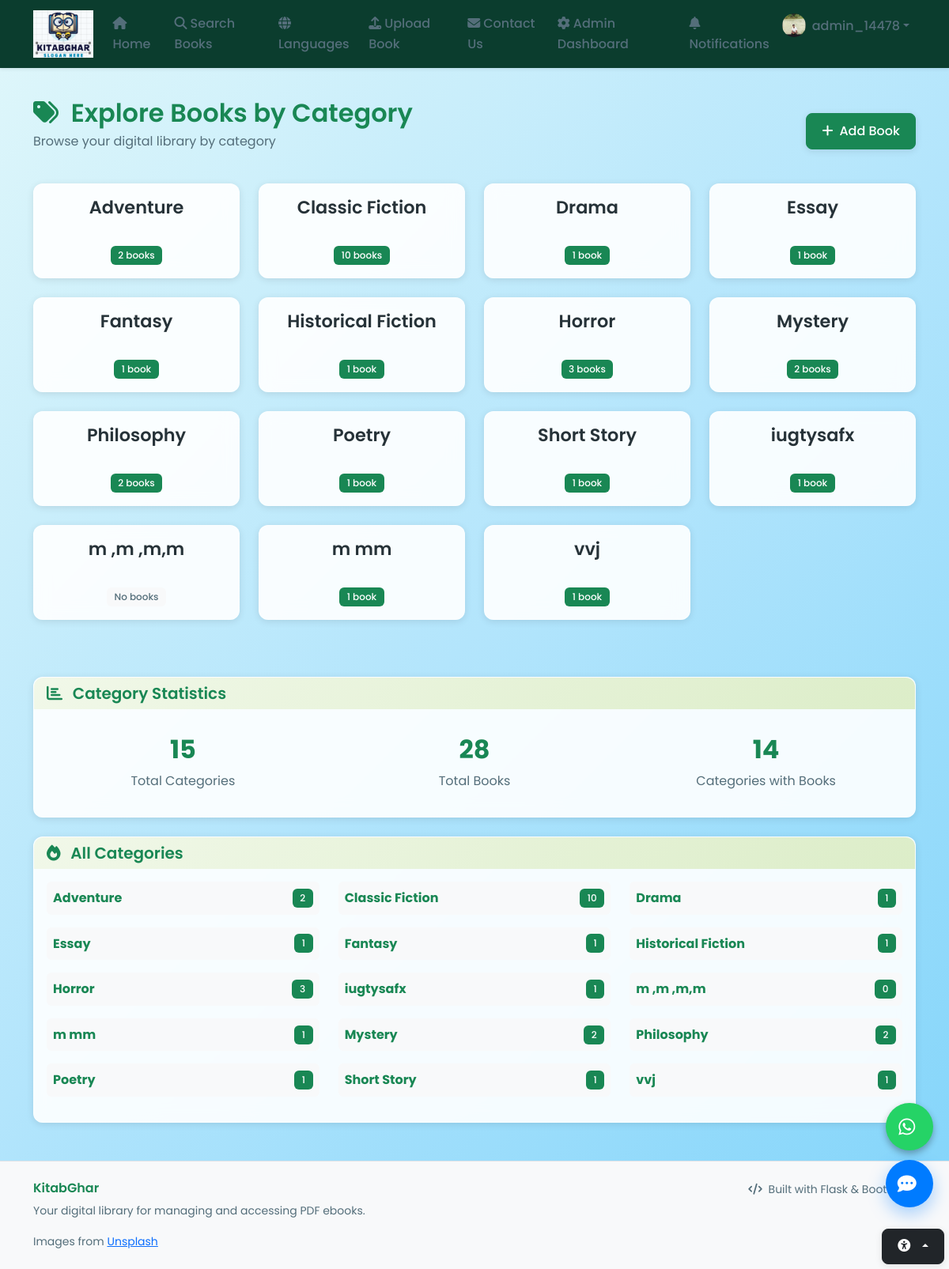
/categories (signed in), run on the app's committed database.
### models.py (models this page shows, shortened)
class User(UserMixin, db.Model):
    id = db.Column(db.Integer, primary_key=True)
    username = db.Column(db.String(80), unique=True, nullable=False, index=True)
    email = db.Column(db.String(120), unique=True, nullable=False, index=True)
    password_hash = db.Column(db.String(256), nullable=False)
    role = db.Column(db.String(20), nullable=False, default='user')  # admin, user
    first_name = db.Column(db.String(50), nullable=True)
    last_name = db.Column(db.String(50), nullable=True)
    profile_image = db.Column(db.String(255), nullable=True)  # New field for profile image filename
    created_date = db.Column(db.DateTime, default=datetime.utcnow)
    last_login = db.Column(db.DateTime, nullable=True)
    is_active = db.Column(db.Boolean, default=True)
    uploaded_books = db.relationship('Ebook', backref='uploader', lazy=True, foreign_keys='Ebook.uploaded_by')

class Category(db.Model):
    id = db.Column(db.Integer, primary_key=True)
    name = db.Column(db.String(100), nullable=False, unique=True)
    description = db.Column(db.Text, nullable=True)
    created_date = db.Column(db.DateTime, default=datetime.utcnow)

### routes.py (the view)
@app.route('/categories')
@login_required
def categories():
    if not current_user.is_authenticated:
        flash('Please log in to view categories.', 'error')
        return redirect(url_for('auth.login'))
    categories = Category.query.order_by(Category.name).all()
    category_counts = {}
    for category in categories:
        count = Ebook.query.filter_by(category=category.name, status='approved').count()
        category_counts[category.name] = count
    return render_template('categories.html',
                         categories=categories,
                         category_counts=category_counts)

### app.py (called while the page is built)
@login_manager.user_loader
def load_user(user_id):
    from models import User
    return User.query.get(int(user_id))

### templates/categories.html (shortened to what this page needs)
{% extends "base.html" %}
{% block content %}
<div class="row">
    <div class="col-12">
        <div class="d-flex justify-content-between align-items-center mb-4">
            <div>
                <h2 class="text-success mb-1">
                    <i class="fas fa-tags me-2"></i>
                    Explore Books by Category
                </h2>
                <p class="text-muted">Browse your digital library by category</p>
            </div>
            <a href="{{ url_for('upload') }}" class="btn btn-success">
                <i class="fas fa-plus me-2"></i>Add Book
            </a>
        </div>
        <div class="row">
            {% for category in categories %}
            <div class="col-lg-3 col-md-4 col-sm-6 mb-4">
                <div class="card h-100 category-card" onclick='window.location.href="{{ url_for('browse', category=category.name) }}"'>
                    <div class="card-body text-center d-flex flex-column justify-content-center">
                        <div class="category-name mb-2">
                            {{ category.name }}
                        </div>
                        <div class="book-count">
                            {% if category_counts[category.name] > 0 %}
                                <span class="badge bg-success">{{ category_counts[category.name] }} book{{ 's' if category_counts[category.name] != 1 else '' }}</span>
                            {% else %}
                                <span class="badge bg-light text-muted">No books</span>
                            {% endif %}
                        </div>
                    </div>
                </div>
            </div>
            {% endfor %}
        </div>
        <div class="row mt-5">
            <div class="col-12">
                <div class="card">
                    <div class="card-header">
                        <h5 class="text-success mb-0">
                            <i class="fas fa-chart-bar me-2"></i>
                            Category Statistics
                        </h5>
                    </div>
                    <div class="card-body">
                        <div class="row">
                            <div class="col-md-4 text-center">
                                <div class="stat-item">
                                    <h3 class="text-success">{{ categories|length }}</h3>
                                    <p class="text-muted mb-0">Total Categories</p>
                                </div>
                            </div>
                            <div class="col-md-4 text-center">
                                <div class="stat-item">
                                    <h3 class="text-success">{{ category_counts.values()|sum }}</h3>
                                    <p class="text-muted mb-0">Total Books</p>
                                </div>
                            </div>
                            <div class="col-md-4 text-center">
                                <div class="stat-item">
                                    <h3 class="text-success">{{ category_counts.values()|select('greaterthan', 0)|list|length }}</h3>
                                    <p class="text-muted mb-0">Categories with Books</p>
                                </div>
                            </div>
                        </div>
                    </div>
                </div>
            </div>
        </div>
        {% set popular_categories = categories|sort(attribute='name')|list %}
        {% if popular_categories %}
        <div class="row mt-4">
            <div class="col-12">
                <div class="card">
                    <div class="card-header">
                        <h5 class="text-success mb-0">
                            <i class="fas fa-fire me-2"></i>
                            All Categories
                        </h5>
                    </div>
                    <div class="card-body">
                        <div class="row">
                            {% for category in popular_categories %}
                            <div class="col-md-4 mb-3">
                                <div class="d-flex justify-content-between align-items-center p-2 rounded bg-light">
                                    <div>
                                        <strong class="text-success">{{ category.name }}</strong>
                                    </div>
                                    <span class="badge bg-success">{{ category_counts[category.name] or 0 }}</span>
                                </div>
                            </div>
                            {% endfor %}
                        </div>
                    </div>
                </div>
            </div>
        </div>
        {% endif %}
    </div>
</div>
{% endblock %}

### templates/base.html (shortened to what this page needs)
<!DOCTYPE html>
<html lang="en" data-bs-theme="light">
<head>
    <link href="https://cdn.jsdelivr.net/npm/bootstrap@5.3.2/dist/css/bootstrap.min.css" rel="stylesheet">
    <link rel="stylesheet" href="https://cdnjs.cloudflare.com/ajax/libs/font-awesome/6.4.0/css/all.min.css">
    <link rel="stylesheet" href="{{ url_for('static', filename='css/custom.css') }}">
    <link rel="stylesheet" href="{{ url_for('static', filename='css/style.css') }}">
</head>
<body>
    <nav class="navbar navbar-expand-lg navbar-dark shadow-sm border-bottom sticky-top" role="navigation" aria-label="Main Navigation">
        <div class="container">
    <a class="navbar-brand" href="{{ url_for('home') }}">
        <img src="{{ url_for('static', filename='images/logo.png') }}" alt="KitabGhar Logo" style="height: 60px; object-fit: contain;">
    </a>
            <div class="collapse navbar-collapse justify-content-between" id="navbarNav">
                <ul class="navbar-nav">
                    <li class="nav-item">
                        <a class="nav-link {% if request.endpoint == 'home' %}active{% endif %}" href="{{ url_for('home') }}">
                            <i class="fas fa-home me-1"></i>Home
                        </a>
                    </li>
                    <li class="nav-item">
                        <a class="nav-link {% if request.endpoint == 'browse' %}active{% endif %}" href="{{ url_for('browse') }}">
                            <i class="fas fa-search me-1"></i>Search Books
                        </a>
                    </li>
                    <li class="nav-item">
                        <a class="nav-link {% if request.endpoint == 'languages' %}active{% endif %}" href="{{ url_for('languages') }}">
                            <i class="fas fa-globe me-1"></i>Languages
                        </a>
                    </li>
                    <li class="nav-item">
                        <a class="nav-link {% if request.endpoint == 'upload' %}active{% endif %}" href="{{ url_for('upload') }}">
                            <i class="fas fa-upload me-1"></i>Upload Book
                        </a>
                    </li>
                    <li class="nav-item">
                        <a class="nav-link {% if request.endpoint == 'contact' %}active{% endif %}" href="{{ url_for('contact') }}">
                            <i class="fas fa-envelope me-1"></i>Contact Us
                        </a>
                    </li>
                    {% if session.get("role") == 'admin' %}
                    <li class="nav-item">
                        <a class="nav-link {% if request.endpoint == 'admin_dashboard' %}active{% endif %}" href="{{ url_for('admin_dashboard') }}">
                            <i class="fas fa-cog me-1"></i>Admin Dashboard
                        </a>
                    </li>
                    {% endif %}
                </ul>
                <ul class="navbar-nav ms-7">
                    {% if current_user.is_authenticated %}
                    <li class="nav-item">
                        <a class="nav-link" href="{{ url_for('notifications') }}">
                            <i class="fas fa-bell me-1"></i>Notifications
                            {% set unread_count = current_user.notifications|selectattr('is_read', 'equalto', False)|list|length %}
                        </a>
                    </li>
                    <li class="nav-item dropdown">
                        <a class="nav-link dropdown-toggle d-flex align-items-center" href="#" id="userDropdown" role="button" data-bs-toggle="dropdown" aria-expanded="false">
                            {% if current_user.profile_image %}
                            <img src="{{ url_for('static', filename='uploads/' + current_user.profile_image) }}" alt="Profile" class="rounded-circle me-2" style="width: 30px; height: 30px;" onerror="this.onerror=null;this.src='{{ url_for('static', filename='images/profile_placeholder.png') }}';">
                            {% endif %}
                            {{ current_user.username }}
                        </a>
                    </li>
                    {% endif %}
                </ul>
            </div>
        </div>
    </nav>
    <div class="accessibility-toolbar">
        <div class="btn-group dropup">
            <button class="btn btn-dark dropdown-toggle" data-bs-toggle="dropdown" aria-expanded="false" aria-label="Accessibility settings">
                <i class="fas fa-universal-access"></i>
            </button>
        </div>
    </div>
    <main class="container my-4">
        {% block content %}{% endblock %}
    </main>
    <footer class="bg-light border-top mt-5 py-4">
        <div class="container">
            <div class="row">
                <div class="col-md-6">
                    <h6 class="text-success">KitabGhar</h6>
                    <p class="text-muted small">Your digital library for managing and accessing PDF ebooks.</p>
                    <p class="text-muted small mb-0">Images from <a href="https://unsplash.com" target="_blank" rel="noopener">Unsplash</a></p>
                </div>
                <div class="col-md-6 text-md-end">
                    <p class="text-muted small mb-0">
                        <i class="fas fa-code me-1"></i>
                        Built with Flask & Bootstrap
                    </p>
                </div>
            </div>
        </div>
    </footer>
    <button id="chat-toggle" type="button" aria-label="Open chat assistant" aria-expanded="false">
        <i class="fas fa-comment-dots" aria-hidden="true"></i>
    </button>
    <a href="https://wa.me/916294308707?text=Hello%20KitabGhar%2C%20I%20need%20help%20with%20the%20library."
       class="whatsapp-float"
       target="_blank"
       rel="noopener noreferrer"
       aria-label="Chat with us on WhatsApp"
       title="Chat with us on WhatsApp">
        <i class="fab fa-whatsapp"></i>
    </a>
</body>
</html>

### static/css/custom.css (style rules this page uses)
:root { --primary-gradient: linear-gradient(135deg, #e0f7fa 0%, #b3e5fc 50%, #81d4fa 100%); --secondary-gradient: linear-gradient(135deg, #f1f8e9 0%, #dcedc8 100%); --success-color: #388e3c; --success-light: #4caf50; --success-dark: #2e7d32; --text-primary: #263238; --text-secondary: #546e7a; --shadow-light: 0 2px 10px rgba(0,0,0,0.1); --shadow-medium: 0 4px 20px rgba(0,0,0,0.15); --border-radius: 12px; }
body { font-family: 'Poppins', -apple-system, BlinkMacSystemFont, 'Segoe UI', sans-serif; background: var(--primary-gradient); min-height: 100vh; color: var(--text-primary); line-height: 1.6; padding-top: 100px; }
h1, h2, h3, h4, h5, h6 { font-weight: 600; color: var(--text-primary); }
.navbar { background: #0b3d2e !important; border: none !important; box-shadow: var(--shadow-light); position: fixed; top: 0; left: 0; right: 0; width: 100%; z-index: 1030; }
.navbar-brand { font-weight: 700; font-size: 1.5rem; color: var(--success-color) !important; }
.nav-link { font-weight: 500; color: var(--text-secondary) !important; transition: all 0.3s ease; }
.card { background: rgba(255, 255, 255, 0.9); border: 1px solid rgba(255, 255, 255, 0.3); border-radius: var(--border-radius); box-shadow: var(--shadow-light); backdrop-filter: blur(10px); transition: all 0.3s ease; }
.card-header { background: var(--secondary-gradient) !important; border: none !important; border-radius: var(--border-radius) var(--border-radius) 0 0 !important; font-weight: 600; }
.btn { border-radius: 8px; font-weight: 500; padding: 0.6rem 1.2rem; transition: all 0.3s ease; box-shadow: var(--shadow-light); }
.badge { font-weight: 500; padding: 0.5em 0.8em; border-radius: 6px; }
footer { background: rgba(255, 255, 255, 0.9) !important; backdrop-filter: blur(10px); border-top: 1px solid rgba(0, 0, 0, 0.1) !important; }
.fas, .far, .fab { margin-right: 0.4rem; }
.text-muted { color: var(--text-secondary) !important; }
.container { position: relative; z-index: 1; }
.card, .hero-section { animation: fadeInUp 0.6s ease-out; }
.whatsapp-float { position: fixed; bottom: 150px; right: 20px; width: 60px; height: 60px; background-color: #25D366; border-radius: 50%; display: flex; align-items: center; justify-content: center; color: white; font-size: 24px; text-decoration: none; z-index: 1060; transition: all 0.3s ease; box-shadow: 0 4px 8px rgba(0,0,0,0.3); }

### static/css/style.css (style rules this page uses)
#chat-toggle { position: fixed; bottom: 78px; right: 20px; width: 60px; height: 60px; background-color: #007bff; border-radius: 50%; border: none; color: white; font-size: 24px; cursor: pointer; z-index: 1060; display: inline-flex; align-items: center; justify-content: center; box-shadow: 0 8px 22px rgba(0, 123, 255, 0.35); }

### templates/base.html (style rules this page uses)
.accessibility-toolbar { position: fixed; right: 6px; bottom: 6px; z-index: 1050; }

### templates/categories.html (style rules this page uses)
.category-card { cursor: pointer; transition: all 0.3s ease; min-height: 120px; }
.category-name { font-size: 1.4rem; font-weight: 600; color: var(--text-primary); line-height: 1.2; }
.book-count { margin-top: auto; }
.stat-item { padding: 1rem; }
.stat-item h3 { font-size: 2rem; font-weight: 700; margin-bottom: 0.5rem; }

### data on the page
User: profile_image (picture), username "admin_14478"
Category: name "Adventure", name "2", name "s"
Category: name "Classic Fiction", name "10", name "s"
Category: name "Drama", name "1"
Category: name "Essay", name "1"
Category: name "Fantasy", name "1"
Category: name "Historical Fiction", name "1"
Category: name "Horror", name "3", name "s"
Category: name "Mystery", name "2", name "s"
Category: name "Philosophy", name "2", name "s"
Category: name "Poetry", name "1"
Category: name "Short Story", name "1"
Category: name "iugtysafx", name "1"
Category: name "m ,m ,m,m", shows "No books", name "0"
Category: name "m mm", name "1"
Category: name "vvj", name "1"

### other printed values
{{ categories|length }} "15"
{{ category_counts.values()|sum }} "28"
{{ category_counts.values()|select('greaterthan', 0)|list|length }} "14"
